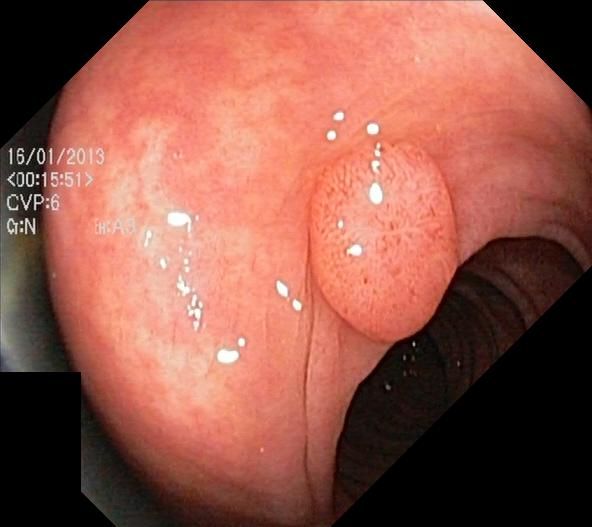
#> input picture data/kvasir-seg/Kvasir-SEG/images/cju7awzmu1ncs0871hziy65zx.jpg, 592 x 527 px; its folder holds only this picture in this run
$ jupyter execute preprocess_kvasir_SEG.ipynb
#> lines starting #> are read from the running program, lines starting #| are printed output that depends on the picture
[cell 1]
from PIL import Image
import numpy as np
import matplotlib.pyplot as plt
import os

[cell 2]
path_images = "../data/kvasir-seg/Kvasir-SEG/images"
path_masks = "../data/kvasir-seg/Kvasir-SEG/masks"

[cell 3]
images_names = [str(img).split(".")[0] for img in os.listdir(path_images)]

[cell 4]
directories = [
    "../data/kvasir-seg/Kvasir-SEG-processed/train/images",
    "../data/kvasir-seg/Kvasir-SEG-processed/train/masks",
    "../data/kvasir-seg/Kvasir-SEG-processed/test/images",
    "../data/kvasir-seg/Kvasir-SEG-processed/test/masks",
    "../data/kvasir-seg/Kvasir-SEG-processed/val/images",
    "../data/kvasir-seg/Kvasir-SEG-processed/val/masks",
]
# create directories if they don't exist
for directory in directories:
    if not os.path.exists(directory):
        os.makedirs(directory, exist_ok=True)

[cell 5]
for name in images_names:
    img_path = os.path.join(path_images, name + ".jpg")
    mask_path = os.path.join(path_masks, name + ".jpg")

    img = Image.open(img_path)
#> img is the input picture: PIL image 592x527 RGB; mean R, G, B 148, 87.5, 74.5
    mask = Image.open(mask_path)

    img = img.resize((256, 256)).resize((512, 512), Image.BICUBIC)
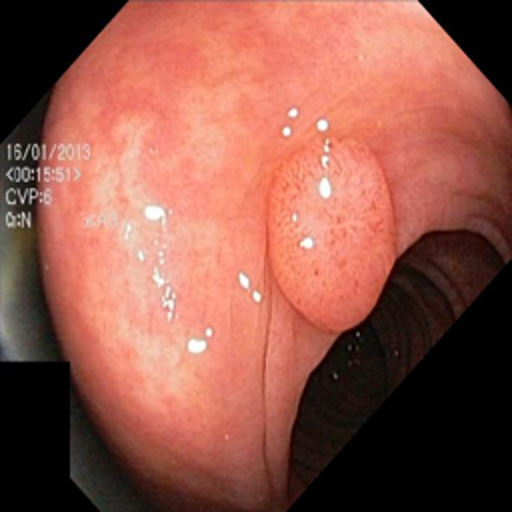
#> img: PIL image 512x512 RGB; mean R, G, B 148, 87.5, 74.5
    mask = mask.resize((256, 256)).resize((512, 512), Image.NEAREST)

    # generate random number between 0 and 1:
    # if it is less than 0.75 save the image in the training set, if >=0.75 and <0.95 save it in the test set, otherwise save it in the validation set
    random_number = np.random.rand()
    if random_number < 0.75:
        path_processed_images = "../data/kvasir-seg/Kvasir-SEG-processed/train/images"
        path_processed_masks = "../data/kvasir-seg/Kvasir-SEG-processed/train/masks"
    elif random_number >= 0.75 and random_number < 0.95:
        path_processed_images = "../data/kvasir-seg/Kvasir-SEG-processed/test/images"
        path_processed_masks = "../data/kvasir-seg/Kvasir-SEG-processed/test/masks"
    else:
        path_processed_images = "../data/kvasir-seg/Kvasir-SEG-processed/val/images"
        path_processed_masks = "../data/kvasir-seg/Kvasir-SEG-processed/val/masks"

    img.save(os.path.join(path_processed_images, name + ".jpg"))
    mask.save(os.path.join(path_processed_masks, name + ".jpg"))

    img.close()
    mask.close()

[cell 6]
# read and display 10 random images and masks from the training set
images = os.listdir("../data/kvasir-seg/Kvasir-SEG-processed/train/images")
masks = os.listdir("../data/kvasir-seg/Kvasir-SEG-processed/train/masks")

for i in range(10):
    random_index = np.random.randint(0, len(images))
    img = Image.open(os.path.join("../data/kvasir-seg/Kvasir-SEG-processed/train/images", images[random_index]))
    mask = Image.open(os.path.join("../data/kvasir-seg/Kvasir-SEG-processed/train/masks", masks[random_index]))
    img_original = Image.open(os.path.join("../data/kvasir-seg/Kvasir-SEG/images", images[random_index]))
    mask_original = Image.open(os.path.join("../data/kvasir-seg/Kvasir-SEG/masks", masks[random_index]))

    fig, ax = plt.subplots(1, 4, figsize=(15, 10))
    ax[0].imshow(img)
    ax[0].axis("off")
    ax[0].set_title("Image")
    ax[1].imshow(mask)
    ax[1].axis("off")
    ax[1].set_title("Mask")
    ax[2].imshow(img_original)
    ax[2].axis("off")
    ax[2].set_title("Original Image")
    ax[3].imshow(mask_original)
    ax[3].axis("off")
    ax[3].set_title("Original Mask")
    plt.show()
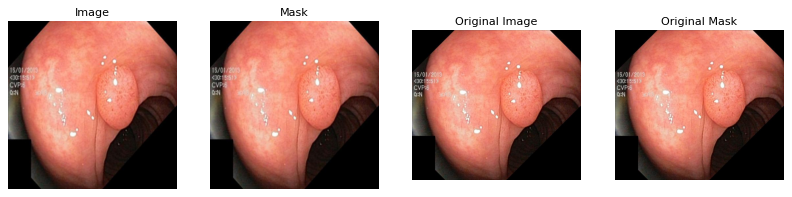
#> figure drawn by matplotlib, 4 panels

    img.close()
    mask.close()
